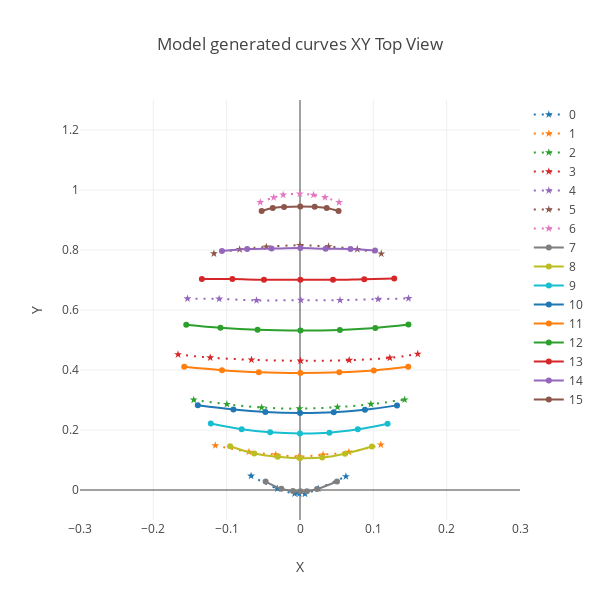

Notebook cell for this chart:
### Code cell
i = 2
ii = 3
xOffset=7
yOffset=14
colPoints=7

gx1 = gy.FormatNetworkToGraphColumns(nc[i], xOffset, yOffset, colPoints)
gx2 = gy.FormatNetworkToGraphColumns(ph2t[ii], xOffset, yOffset, colPoints)
gx = np.concatenate((gx1,gx2),axis=0)
layout = go.Layout(
    title = 'Initial Curves',
    height = 600,
    width = 600,
    hovermode= 'closest',
    xaxis= dict(
        title= 'X',
        range = [-.3,.3],
    ),
    yaxis=dict(
        title= 'Y',
        range = [-.1,1.3],
    )
)
layout.title = 'Model generated curves XY Top View'
f = gy.graphCurves(gx, layout, dashRange=range(0,7))
offline.iplot(f)

### Figure 1 — Plotly figure (JSON) as saved in the notebook; plotly's stock layout.template omitted (floating-point values rounded to 4 significant figures)
{"data": [{"line": {"dash": "2px,6px", "shape": "spline"}, "marker": {"symbol": "star"}, "name": "0", "type": "scatter", "uid": "ea46c000-e0b8-48f9-8dbe-53ee26816f76", "x": [-0.06673, -0.03091, -0.007375, -0.0009129, 0.006836, 0.02491, 0.06262], "y": [0.047, 0.004594, -0.01202, -0.01211, -0.01265, 0.004559, 0.04521]}, {"line": {"dash": "2px,6px", "shape": "spline"}, "marker": {"symbol": "star"}, "name": "1", "type": "scatter", "uid": "4485fa8d-f96e-4f76-85e2-84c1fc6517a4", "x": [-0.1155, -0.06964, -0.03302, -0.001325, 0.03148, 0.06668, 0.1103], "y": [0.1486, 0.1268, 0.118, 0.1115, 0.1177, 0.1262, 0.1508]}, {"line": {"dash": "2px,6px", "shape": "spline"}, "marker": {"symbol": "star"}, "name": "2", "type": "scatter", "uid": "fab8d3dd-5984-4966-abfa-7bb6012bf53d", "x": [-0.1449, -0.0997, -0.05228, -0.0007097, 0.05107, 0.09671, 0.1427], "y": [0.3004, 0.286, 0.275, 0.2711, 0.2763, 0.2862, 0.3011]}, {"line": {"dash": "2px,6px", "shape": "spline"}, "marker": {"symbol": "star"}, "name": "3", "type": "scatter", "uid": "fcb8069e-a31b-4cf3-aabc-5009b17ecf30", "x": [-0.1663, -0.1224, -0.06614, 0.0008142, 0.06708, 0.1225, 0.1606], "y": [0.4517, 0.4412, 0.4341, 0.4307, 0.4328, 0.4404, 0.4533]}, {"line": {"dash": "2px,6px", "shape": "spline"}, "marker": {"symbol": "star"}, "name": "4", "type": "scatter", "uid": "6ec70e4b-75c5-41f1-b0a5-ad43b827723c", "x": [-0.1535, -0.1102, -0.05926, 0.00113, 0.05462, 0.1064, 0.148], "y": [0.6378, 0.637, 0.632, 0.6329, 0.6326, 0.6362, 0.6387]}, {"line": {"dash": "2px,6px", "shape": "spline"}, "marker": {"symbol": "star"}, "name": "5", "type": "scatter", "uid": "785a81a1-7a67-47f6-ad5b-a2449a1476bd", "x": [-0.1174, -0.08229, -0.0459, -6.422e-05, 0.03889, 0.07815, 0.1108], "y": [0.788, 0.8022, 0.8105, 0.8156, 0.8115, 0.8026, 0.7875]}, {"line": {"dash": "2px,6px", "shape": "spline"}, "marker": {"symbol": "star"}, "name": "6", "type": "scatter", "uid": "e13adfa3-5aee-4a64-92be-875d277dc36b", "x": [-0.05421, -0.03581, -0.02296, -0.0002738, 0.01842, 0.03413, 0.05325], "y": [0.9591, 0.9749, 0.9838, 0.9875, 0.9835, 0.9753, 0.9589]}, {"line": {"shape": "spline"}, "name": "7", "type": "scatter", "uid": "5524d201-685f-4060-9e1d-3ad0bbbbaac6", "x": [-0.04689, -0.02541, -0.009617, 0.0005503, 0.009458, 0.02332, 0.05046], "y": [0.02799, 0.00384, -0.003205, -0.004336, -0.004149, 0.003213, 0.02825]}, {"line": {"shape": "spline"}, "name": "8", "type": "scatter", "uid": "4a7d088e-a253-4e32-999e-657e88d8109b", "x": [-0.0953, -0.06239, -0.03047, -7.761e-05, 0.03031, 0.06146, 0.09807], "y": [0.1457, 0.1214, 0.1105, 0.1061, 0.1081, 0.121, 0.1451]}, {"line": {"shape": "spline"}, "name": "9", "type": "scatter", "uid": "794d0ffd-a7c8-41ec-a228-715c1a728a3c", "x": [-0.1216, -0.07955, -0.04065, -9.376e-05, 0.04013, 0.07885, 0.1194], "y": [0.2215, 0.2025, 0.1922, 0.1882, 0.1908, 0.2021, 0.2208]}, {"line": {"shape": "spline"}, "name": "10", "type": "scatter", "uid": "40a52568-f4dc-414e-8403-739c6a73e8dc", "x": [-0.1393, -0.0908, -0.0472, 0.0001271, 0.04598, 0.08854, 0.1323], "y": [0.2823, 0.2682, 0.2598, 0.2568, 0.2592, 0.2676, 0.2821]}, {"line": {"shape": "spline"}, "name": "11", "type": "scatter", "uid": "5409d597-5bff-4e89-bd5d-c4b2270a990b", "x": [-0.1579, -0.1063, -0.05617, 0.0005111, 0.05357, 0.1006, 0.1476], "y": [0.4108, 0.3995, 0.3926, 0.3903, 0.3923, 0.3987, 0.4109]}, {"line": {"shape": "spline"}, "name": "12", "type": "scatter", "uid": "73f0f692-0cbb-400a-b259-a636132f312f", "x": [-0.1551, -0.1085, -0.05784, 0.000612, 0.05437, 0.1027, 0.1479], "y": [0.5511, 0.5408, 0.534, 0.5317, 0.5337, 0.54, 0.5513]}, {"line": {"shape": "spline"}, "name": "13", "type": "scatter", "uid": "79b7b507-8993-4a98-81f0-a9c326b83043", "x": [-0.1338, -0.09224, -0.04916, 0.0005088, 0.04496, 0.08765, 0.1285], "y": [0.7031, 0.7029, 0.701, 0.7011, 0.7005, 0.7029, 0.7048]}, {"line": {"shape": "spline"}, "name": "14", "type": "scatter", "uid": "64447781-6ccc-4a72-b634-0dadffddb8e5", "x": [-0.1065, -0.07211, -0.03876, 0.0004217, 0.03491, 0.06883, 0.1024], "y": [0.7964, 0.8031, 0.8047, 0.8064, 0.8043, 0.8035, 0.7983]}, {"line": {"shape": "spline"}, "name": "15", "type": "scatter", "uid": "89a4615c-f3e6-4a36-97b3-cdf80b4fd302", "x": [-0.05229, -0.03712, -0.02176, 0.0003921, 0.02006, 0.03641, 0.05261], "y": [0.93, 0.9401, 0.9434, 0.9452, 0.9438, 0.9403, 0.9298]}], "layout": {"height": 600, "hovermode": "closest", "title": {"text": "Model generated curves XY Top View"}, "width": 600, "xaxis": {"range": [-0.3, 0.3], "title": {"text": "X"}}, "yaxis": {"range": [-0.1, 1.3], "title": {"text": "Y"}}}}
